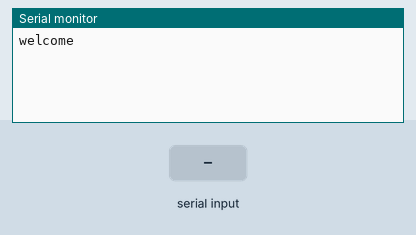
This sketch was run on a simulated Arduino Uno, built with avr-gcc and run on an emulated ATmega328P. Parts: the last lines printed to the serial monitor. The inputs (shaded band) are chosen by the test bench.

Above: at 1.2 s.
1.3 s: "infinity" received over Serial
At 2.7 s:
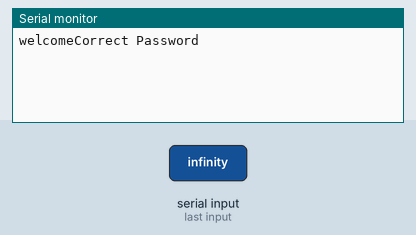
3.0 s: "1" received over Serial
At 4.5 s:
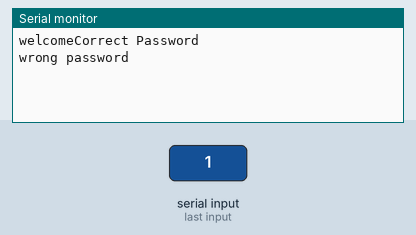

The sketch:

pass.ino
```cpp
char Received = 0;
String password;

int count = 0;
int flag = 0;


void setup() {
  // set up the LCD's number of columns and rows:


  Serial.begin(9600);
Serial.print("welcome");
}
int go = 0;
void loop() {
//Serial.println("welcome");
  while (Serial.available() > 0)
  {
    delay(10);
    Received = Serial.read();
    if (Received == '*' || Received == 0x0D || Received == 0x0A)
    {
      break;
    }
    password += Received;
    go = 1;
  }

  if (go == 1)
  {

    if (password == "infinity")
    {

     Serial.println("Correct Password");

    }
    else
    {

      Serial.println("wrong password");
      count += 1;
      flag = 1;
      password="";
    }
    go = 0;
  }

    if(count==5 && flag==1)
    {
       Serial.println("please try again after 5 sec");
      delay(5000);
      count=0;
      flag=0;
    }
  delay(500);
}
```

Measured:
- after the input at 1.3 s, the serial monitor: prints a new line after 0.28 s (image 1)
- after the input at 3.0 s, the serial monitor: prints a new line after 0.09 s (image 2)
